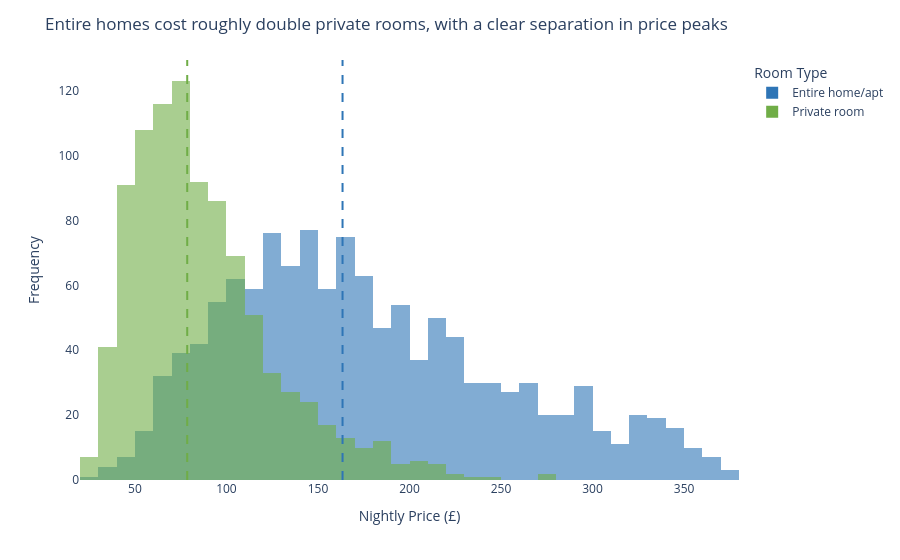

Here is the notebook cell this chart was saved with:
### Markdown cell above
## Task 1 — Histogram: price by room type (overlapping distributions)

**What to build:** A histogram showing price distributions for **Entire home/apt vs Private room** (exclude Shared room — too few observations) overlaid on the same chart.

**Requirements:**
- Both room types on the same chart (use `color='room_type'`)
- `barmode='overlay'` with `opacity=0.6` so both distributions are visible
- A vertical line for the median of EACH room type, differently coloured
- Insight title comparing the two distributions

> 💡 `df_cap[df_cap['room_type'].isin(['Entire home/apt','Private room'])]`

### Code cell
# Task 1
# YOUR CODE HERE
import pandas as pd
import plotly.express as px

# 1. Load and Pre-process Data
df = pd.read_csv('airbnb_london.csv')

# Cap price at 95th percentile (Rule 1)
p95 = df['price'].quantile(0.95)
df_cap = df[df['price'] <= p95].copy()

# Filter for specific room types (Exclude Shared room)
df_t1 = df_cap[df_cap['room_type'].isin(['Entire home/apt', 'Private room'])]

# 2. Calculate Medians for each group
med_entire = df_t1[df_t1['room_type'] == 'Entire home/apt']['price'].median()
med_private = df_t1[df_t1['room_type'] == 'Private room']['price'].median()

# 3. Create the Plot
fig1 = px.histogram(
    df_t1,
    x='price',
    color='room_type',
    barmode='overlay', # Overlay distributions
    opacity=0.6,
    nbins=40,
    color_discrete_map={'Entire home/apt': '#2E75B6', 'Private room': '#70AD47'},
    labels={'price': 'Nightly Price (£)', 'count': 'Number of Listings'}
)

# 4. Add Median Lines and Annotations
fig1.add_vline(x=med_entire, line_dash='dash', line_color='#2E75B6', line_width=2,
              annotation=dict(text=f'Median Entire: £{med_entire:.0f}', font_color='#2E75B6', yshift=210))

fig1.add_vline(x=med_private, line_dash='dash', line_color='#70AD47', line_width=2,
              annotation=dict(text=f'Median Private: £{med_private:.0f}', font_color='#70AD47', yshift=150))

# 5. Styling and Insight Title
fig1.update_layout(
    title='Entire homes cost roughly double private rooms, with a clear separation in price peaks',
    plot_bgcolor='white',
    xaxis_title='Nightly Price (£)',
    yaxis_title='Frequency',
    legend_title='Room Type'
)

fig1.show()

### Figure 1 — Plotly figure (JSON) as saved in the notebook; plotly's stock layout.template omitted (floating-point values rounded to 4 significant figures; data arrays with more than 128 entries replaced by an {"elided": "..."} marker saying what was removed)
{"data": [{"bingroup": "x", "hovertemplate": "room_type=Entire home/apt<br>Nightly Price (£)=%{x}<br>count=%{y}<extra></extra>", "legendgroup": "Entire home/apt", "marker": {"color": "#2E75B6", "opacity": 0.6, "pattern": {"shape": ""}}, "name": "Entire home/apt", "nbinsx": 40, "orientation": "v", "showlegend": true, "type": "histogram", "x": {"elided": "1251 float values"}, "xaxis": "x", "yaxis": "y"}, {"bingroup": "x", "hovertemplate": "room_type=Private room<br>Nightly Price (£)=%{x}<br>count=%{y}<extra></extra>", "legendgroup": "Private room", "marker": {"color": "#70AD47", "opacity": 0.6, "pattern": {"shape": ""}}, "name": "Private room", "nbinsx": 40, "orientation": "v", "showlegend": true, "type": "histogram", "x": {"elided": "942 float values"}, "xaxis": "x", "yaxis": "y"}], "layout": {"annotations": [{"font": {"color": "#2E75B6"}, "showarrow": false, "text": "Median Entire: £163", "x": 163.4, "xanchor": "left", "xref": "x", "y": 1, "yanchor": "top", "yref": "y domain", "yshift": 210}, {"font": {"color": "#70AD47"}, "showarrow": false, "text": "Median Private: £79", "x": 78.57, "xanchor": "left", "xref": "x", "y": 1, "yanchor": "top", "yref": "y domain", "yshift": 150}], "barmode": "overlay", "legend": {"title": {"text": "Room Type"}, "tracegroupgap": 0}, "margin": {"t": 60}, "plot_bgcolor": "white", "shapes": [{"line": {"color": "#2E75B6", "dash": "dash", "width": 2}, "type": "line", "x0": 163.4, "x1": 163.4, "xref": "x", "y0": 0, "y1": 1, "yref": "y domain"}, {"line": {"color": "#70AD47", "dash": "dash", "width": 2}, "type": "line", "x0": 78.57, "x1": 78.57, "xref": "x", "y0": 0, "y1": 1, "yref": "y domain"}], "title": {"text": "Entire homes cost roughly double private rooms, with a clear separation in price peaks"}, "xaxis": {"anchor": "y", "domain": [0, 1], "title": {"text": "Nightly Price (£)"}}, "yaxis": {"anchor": "x", "domain": [0, 1], "title": {"text": "Frequency"}}}}
